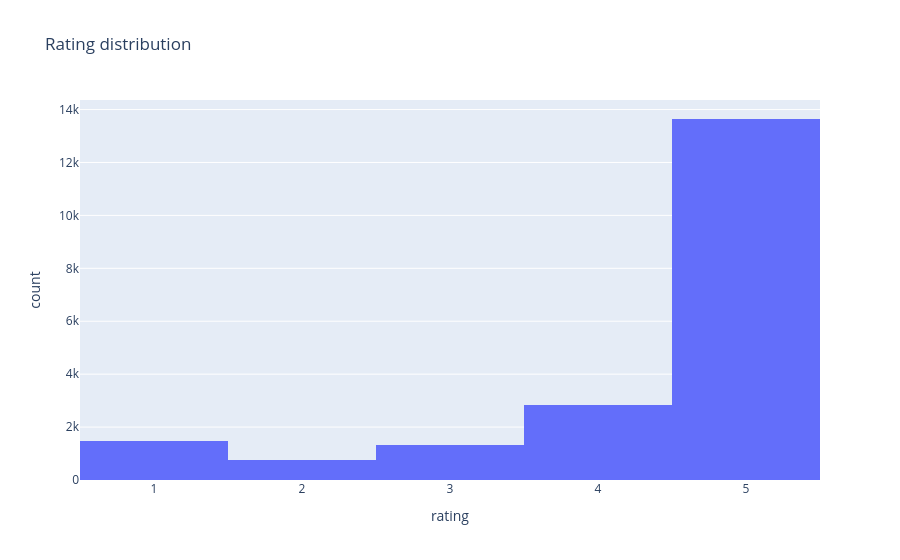

Source (notebook cell):
### Code cell
rating_histogram(df).show()

### Figure 1 — Plotly figure (JSON) as saved in the notebook; plotly's stock layout.template omitted (floating-point values rounded to 4 significant figures; data arrays with more than 128 entries replaced by an {"elided": "..."} marker saying what was removed)
{"data": [{"bingroup": "x", "hovertemplate": "rating=%{x}<br>count=%{y}<extra></extra>", "legendgroup": "", "marker": {"color": "#636efa", "pattern": {"shape": ""}}, "name": "", "nbinsx": 5, "orientation": "v", "showlegend": false, "type": "histogram", "x": {"elided": "19995 float values"}, "xaxis": "x", "yaxis": "y"}], "layout": {"barmode": "relative", "legend": {"tracegroupgap": 0}, "title": {"text": "Rating distribution"}, "xaxis": {"anchor": "y", "domain": [0, 1], "title": {"text": "rating"}}, "yaxis": {"anchor": "x", "domain": [0, 1], "title": {"text": "count"}}}}
